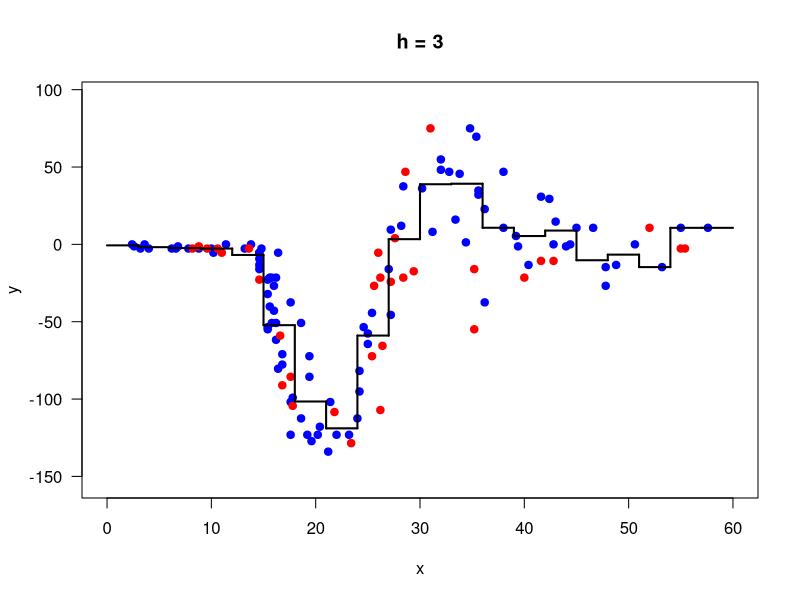
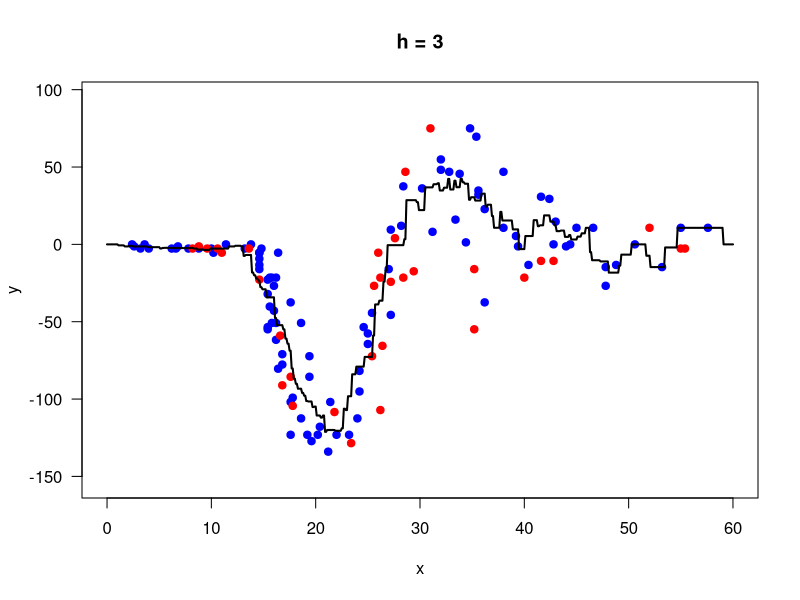
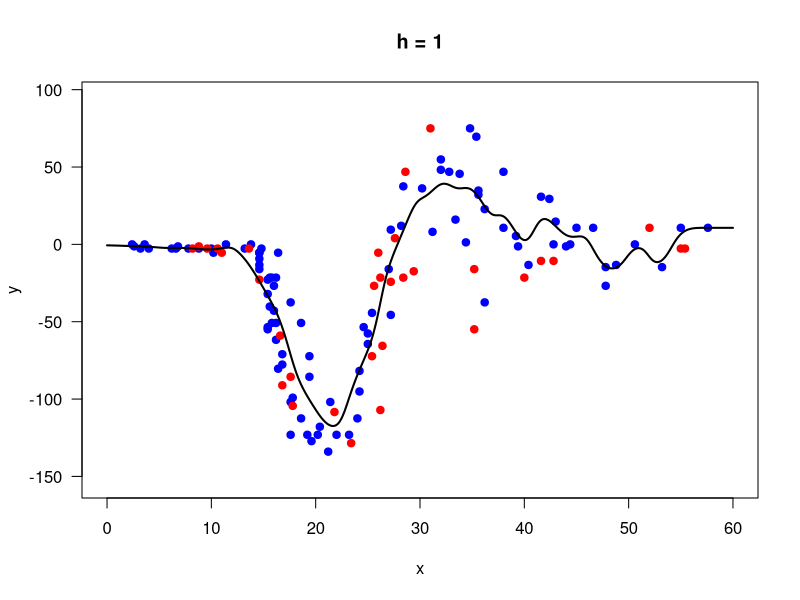

Write the R code that produced these figures, in order.
set.seed(521)
# read data into memory
data_set <- read.csv("npr_data_set.csv")

# get x and y values
x <- data_set$x
y <- data_set$y
indices <- c(1:133)
indices <- sample(indices)

x_train <- x[indices[1:100]]
y_train <- y[indices[1:100]]
x_test <- x[indices[101:133]]
y_test <- y[indices[101:133]]

# get number of samples in test data
N_test <- length(y_test)

point_colors <- c("blue", "red")
minimum_value <- min(x)-2.4
maximum_value <- max(x)+2.4
data_interval <- seq(from = minimum_value, to = maximum_value, by = 0.1)

# rmse
rmse <- function(y_truth, y_hat, N) {
  return (sqrt(sum((y_truth-y_hat)^2)/N))
}
  
# regressogram
p_regressogram <- function(left_borders, right_borders, x, y) {
  numerator <- rep(c(0), length(left_borders))
  denominator <- rep(c(0), length(left_borders))
  for(b in 1:length(left_borders)) {
    numerator[b] = sum((left_borders[b] < x & x <= right_borders[b])*y)
    denominator[b] = sum(left_borders[b] < x & x <= right_borders[b])+1e-100
  }
  return (numerator/denominator)
}

# predict through fitted regressogram
regressogram_predict <- function(x, p_hat, left_borders, right_borders) {
  y_hat <- rep(c(0), length(x))
  for(i in 1:length(x)) {
    for(b in 1:length(left_borders)) {
      if(left_borders[b] < x[i] & x[i] <= right_borders[b]) {
        y_hat[i] = p_hat[b]
      }
    }
  }
  return (y_hat)
}

bin_width <- 3
left_borders <- seq(from = minimum_value, to = maximum_value - bin_width, by = bin_width)
right_borders <- seq(from = minimum_value + bin_width, to = maximum_value, by = bin_width)
p_hat <- p_regressogram(left_borders, right_borders, x_train, y_train)#sapply(1:length(left_borders), function(b) p_regressogram(b, left_borders, right_borders, x_train, y_train))

plot(x_train, y_train, type = "p", pch = 19, col = point_colors[1],
     ylim = c(min(y_train)-20, max(y_train)+20), xlim = c(minimum_value, maximum_value),
     ylab = "y", xlab = "x", las = 1, main = sprintf("h = %g", bin_width))
points(x_test, y_test, type = "p", pch = 19, col = point_colors[2])
for (b in 1:length(left_borders)) {
  lines(c(left_borders[b], right_borders[b]), c(p_hat[b], p_hat[b]), lwd = 2, col = "black")
  if (b < length(left_borders)) {
    lines(c(right_borders[b], right_borders[b]), c(p_hat[b], p_hat[b + 1]), lwd = 2, col = "black") 
  }
}
y_hat <- regressogram_predict(x_test, p_hat, left_borders, right_borders)
rmse_regressogram <- rmse(y_test, y_hat, N_test)
regressogram_str = sprintf("Regressogram => RMSE is %.4f when h is %d", rmse_regressogram, bin_width)
print(regressogram_str)

# running mean smoother
p_rms <- function(data_interval, bin_width, x, y) {
  numerator <- rep(c(0), length(data_interval))
  denominator <- rep(c(0), length(data_interval))
  for(i in 1:length(data_interval)) {
    numerator[i] = sum(((data_interval[i] - 0.5 * bin_width) < x & x <= (data_interval[i] + 0.5 * bin_width))*y)
    denominator[i] = sum((data_interval[i] - 0.5 * bin_width) < x & x <= (data_interval[i] + 0.5 * bin_width))+1e-100
  }
  return (numerator/denominator)
}

rms_predict <- function(x, p_hat, data_interval) {
  y_hat <- rep(c(0), length(x))
  for(i in 1:length(x)) {
    for(d in 1:length(data_interval))
    {
      if(all.equal(data_interval[d], x[i]) == TRUE) {
        y_hat[i] = p_hat[d]
      }
    }
  }
  return (y_hat)
}

bin_width <- 3
p_hat <- p_rms(data_interval, bin_width, x_train, y_train)

plot(x_train, y_train, type = "p", pch = 19, col = point_colors[1],
     ylim = c(min(y_train)-20, max(y_train)+20), xlim = c(minimum_value, maximum_value),
     ylab = "y", xlab = "x", las = 1, main = sprintf("h = %g", bin_width))
points(x_test, y_test, type = "p", pch = 19, col = point_colors[2])
lines(data_interval, p_hat, type = "l", lwd = 2, col = "black")

y_hat <- rms_predict(x_test, p_hat, data_interval)
rmse_regressogram <- rmse(y_test, y_hat, N_test)
rms_str = sprintf("Running Mean Smoother => RMSE is %.4f when h is %d", rmse_regressogram, bin_width)
print(rms_str)

# kernel smoother
p_kernel <- function(data_interval, bin_width, x, y) {
  numerator <- rep(c(0), length(data_interval))
  denominator <- rep(c(0), length(data_interval))
  for(i in 1:length(data_interval)) {
    numerator[i] = sum((1 / sqrt(2 * pi) * exp(-0.5 * (data_interval[i] - x)^2 / bin_width^2))*y)
    denominator[i] = sum((1 / sqrt(2 * pi) * exp(-0.5 * (data_interval[i] - x)^2 / bin_width^2)))+1e-100
  }
  return (numerator/denominator)
}

kernel_predict <- function(x, p_hat, data_interval) {
  y_hat <- rep(c(0), length(x))
  for(i in 1:length(x)) {
    for(d in 1:length(data_interval))
    {
      if(all.equal(data_interval[d], x[i]) == TRUE) {
        y_hat[i] = p_hat[d]
      }
    }
  }
  return (y_hat)
}

bin_width <- 1
p_hat <- p_kernel(data_interval, bin_width, x_train, y_train)

plot(x_train, y_train, type = "p", pch = 19, col = point_colors[1],
     ylim = c(min(y_train)-20, max(y_train)+20), xlim = c(minimum_value, maximum_value),
     ylab = "y", xlab = "x", las = 1, main = sprintf("h = %g", bin_width))
points(x_test, y_test, type = "p", pch = 19, col = point_colors[2])
lines(data_interval, p_hat, type = "l", lwd = 2, col = "black")

y_hat <- kernel_predict(x_test, p_hat, data_interval)
rmse_regressogram <- rmse(y_test, y_hat, N_test)
kernel_str = sprintf("Kernel Smoother => RMSE is %.4f when h is %d", rmse_regressogram, bin_width)
print(kernel_str)